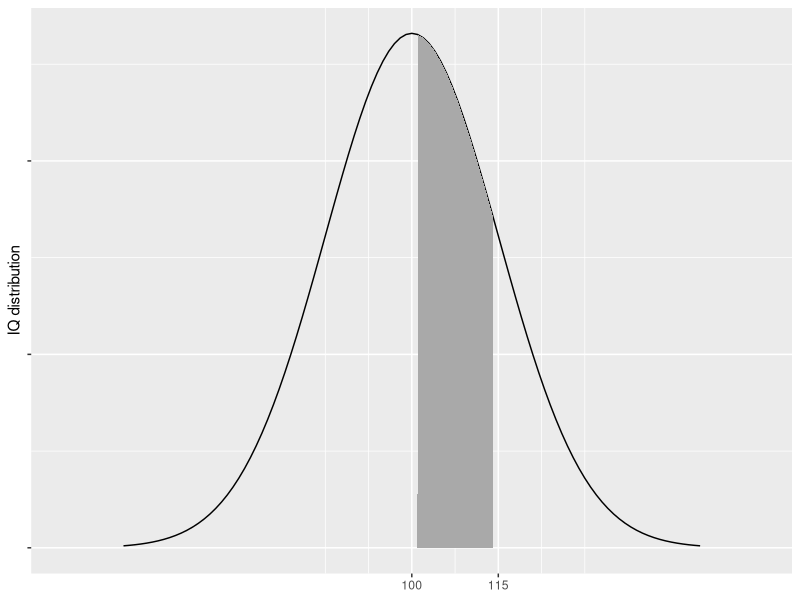
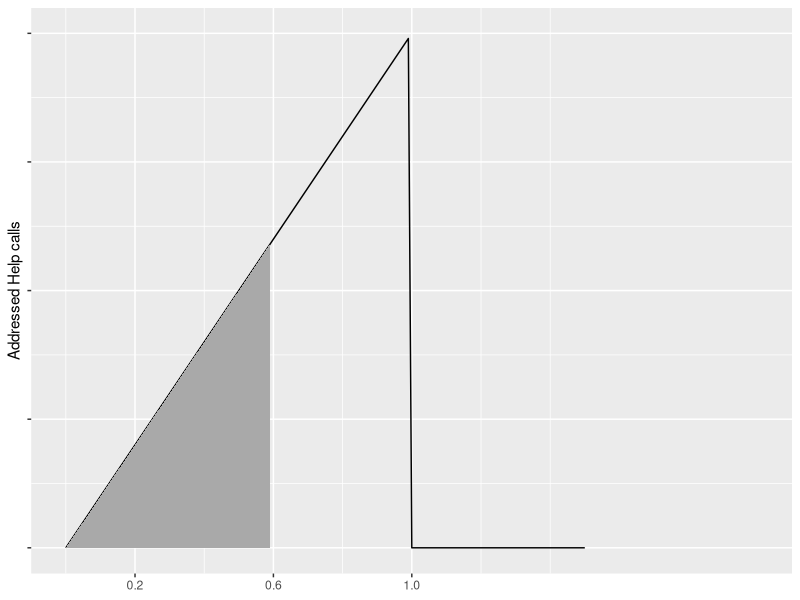
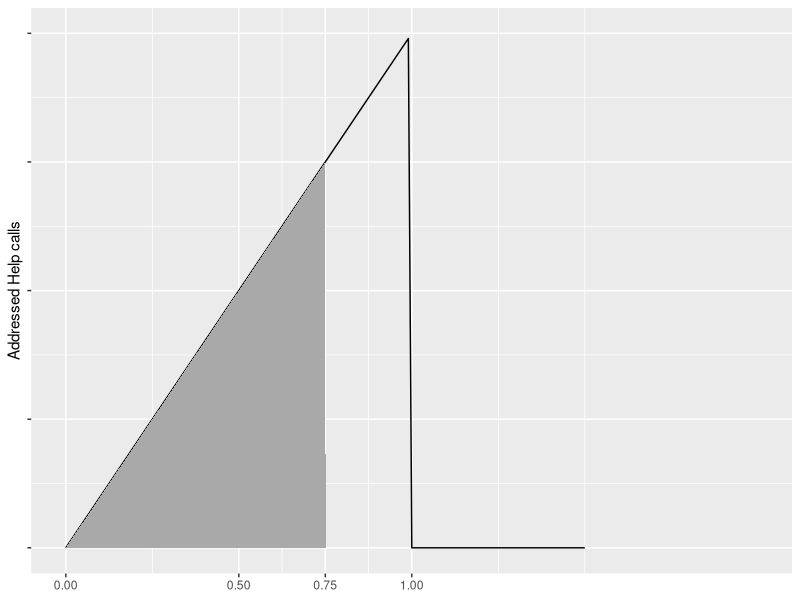
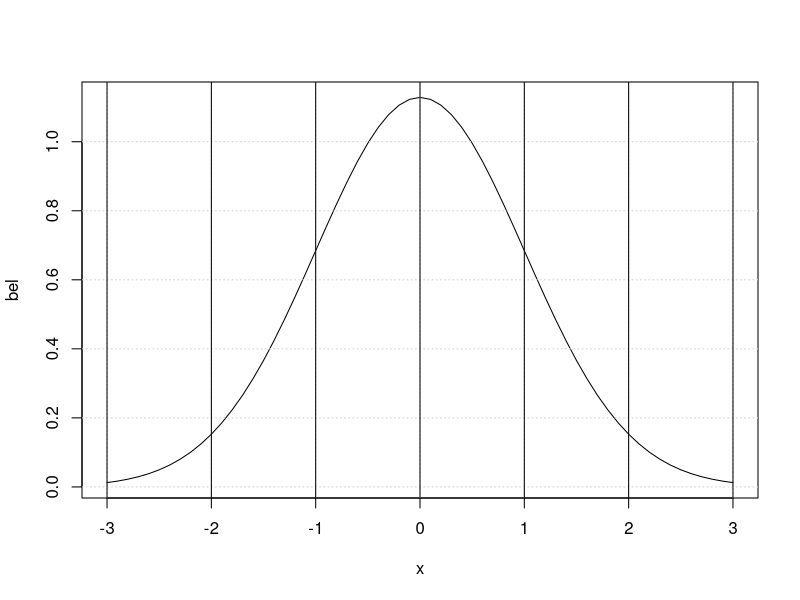
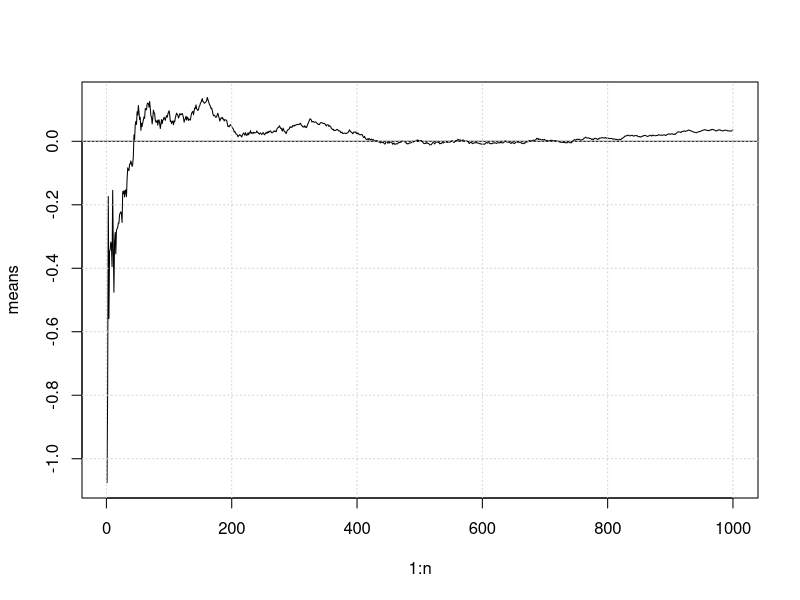
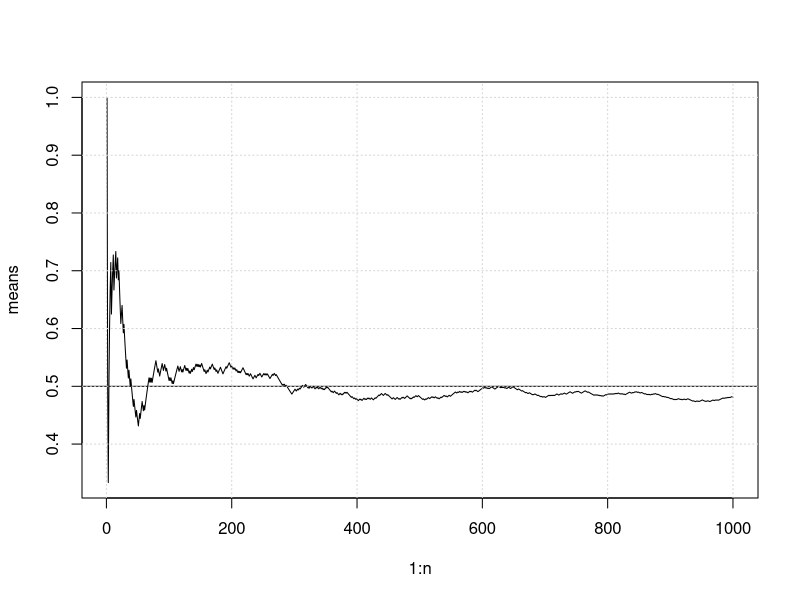
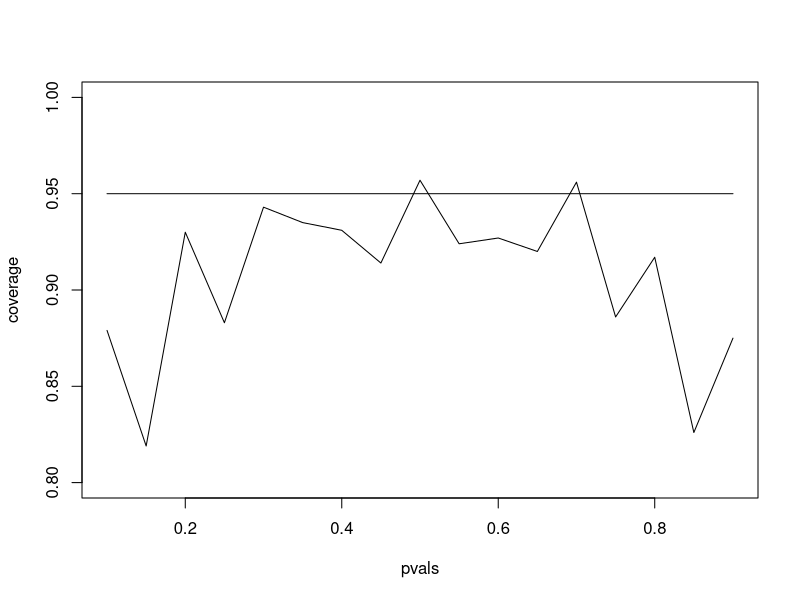
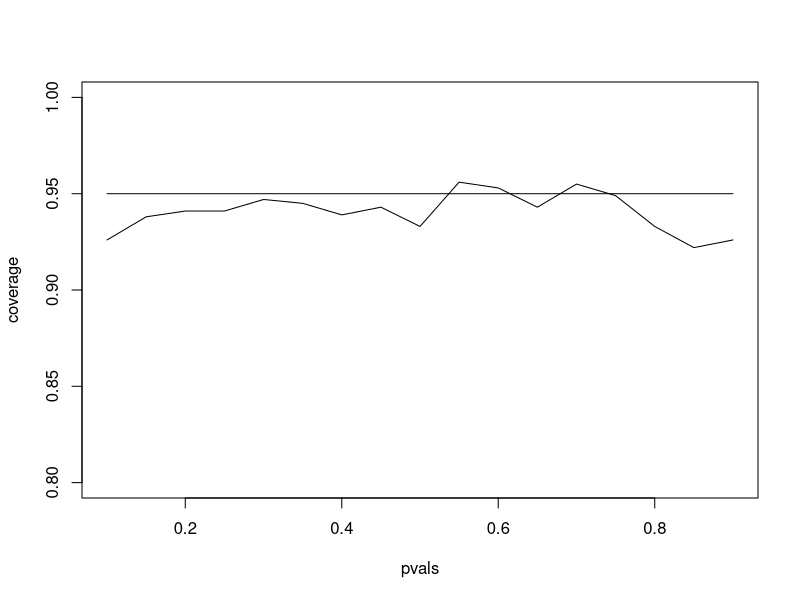

The R script that drew these images, in order:
## ---- chunk 1
knitr::opts_chunk$set(echo = TRUE,fig.align = 'center')
library(ggplot2)
## ---- chunk 2
x <-  seq(50, 150,1)
dat <-  data.frame(x, y=dnorm(x,100,15))
ggplot(data = dat, mapping = aes(x = x, y = y)) +
  geom_line()+
  geom_area(mapping = aes(x = ifelse(x>100 & x< 115 , x, 0)), fill = "darkgrey") +
  scale_x_continuous(limits=c(40,160), breaks = c(100,115))+
  scale_y_continuous(labels = NULL)+
  ylab("IQ distribution")+
  xlab(NULL)
## ---- chunk 3
x <- seq(-0.5,1.5,0.01)
dat <- data.frame(x,y=ifelse(x< 1 , 2*x, 0))
ggplot(data=dat, mapping = aes(x=x,y=y))+
  geom_line()+
  geom_area(mapping = aes(x = ifelse(x>0.2 & x<= 0.6 , x, 0)), fill = "darkgrey")+
  scale_x_continuous(limits=c(0,2), breaks = c(0.2,0.6,1))+
  scale_y_continuous(labels = NULL, limits=c(0,2))+
  ylab("Addressed Help calls")+
  xlab(NULL)
## ---- chunk 4
0.75*1.5/2
pbeta(0.75,2,1)
## ---- chunk 5
ggplot(data=dat, mapping = aes(x=x,y=y))+
  geom_line()+
  geom_area(mapping = aes(x = ifelse(x<= 0.75 , x, 0)), fill = "darkgrey")+
  scale_x_continuous(limits=c(0,2), breaks = c(0,0.5,0.75,1))+
  scale_y_continuous(labels = NULL, limits=c(0,2))+
  ylab("Addressed Help calls")+
  xlab(NULL)
## ---- chunk 6
pbeta(c(0.4, 0.5, 0.6), 2, 1)
## ---- chunk 7
sqrt(0.5)
## ---- chunk 8
qbeta(0.5,2,1)
## ---- chunk 9
x <- seq(-3,3,by=0.1)
bel <- 2*pi^(-1/2)*exp(-x^2/2)
plot(x,bel, type = "l")
grid()
abline(v=c(-3,-2,-1,0,1,2,3))
## ---- chunk 10
1-pnorm(1160,1020,50)
# or pnorm(1160,1020,50, lower.tail=FALSE)
1-pnorm(2.8)
## ---- chunk 11
qnorm(0.75,1020,50)
## ---- chunk 12
ppois(3, lambda = 2.5*4)
## ---- chunk 13
pbinom(2, size = 500, prob = 0.01)
## ---- chunk 14
ppois(2, lambda = 500*0.01)
## ---- chunk 15
n <- 1000
means <- cumsum(rnorm(n))/(1:n)
plot(1:n,means, type="l")
abline(h=0)
grid()
## ---- chunk 16
means <- cumsum(sample(0:1,n,replace = TRUE))/(1:n) 
plot(1:n,means, type="l")
abline(h=0.5)
grid()
## ---- chunk 17
round(1/sqrt(10^(1:6)),3)
## ---- chunk 18
0.56 + c(-1,1)*qnorm(0.975)*sqrt(0.56*0.44/100)
## ---- chunk 19
binom.test(56,100)$conf.int
## ---- chunk 20
n <- 20
pvals <- seq(0.1,0.9,by=0.05)
nosim <- 1000
coverage <- sapply(pvals, function(p) {
  phats <- rbinom(nosim, prob = p,size = n)/n
  ll <- phats-qnorm(0.975)*sqrt(phats*(1-phats)/n)
  ul <- phats+qnorm(0.975)*sqrt(phats*(1-phats)/n)
  mean(ll<p & ul>p)
})
plot(pvals, coverage, type = "l", ylim=c(0.8,1))
lines(pvals,rep(0.95,length(pvals)))
## ---- chunk 21
n <- 100
pvals <- seq(0.1,0.9,by=0.05)
nosim <- 1000
coverage <- sapply(pvals, function(p) {
  phats <- rbinom(nosim, prob = p,size = n)/n
  ll <- phats-qnorm(0.975)*sqrt(phats*(1-phats)/n)
  ul <- phats+qnorm(0.975)*sqrt(phats*(1-phats)/n)
  mean(ll<p & ul>p)
})
plot(pvals, coverage, type = "l", ylim=c(0.8,1))
lines(pvals,rep(0.95,length(pvals)))
## ---- chunk 22
n <- 20
pvals <- seq(0.1,0.9,by=0.05)
nosim <- 1000
coverage <- sapply(pvals, function(p) {
  phats <- (rbinom(nosim, prob = p,size = n)+2)/(n+4)
  ll <- phats-qnorm(0.975)*sqrt(phats*(1-phats)/n)
  ul <- phats+qnorm(0.975)*sqrt(phats*(1-phats)/n)
  mean(ll<p & ul>p)
})
plot(pvals, coverage, type = "l", ylim=c(0.8,1))
lines(pvals,rep(0.95,length(pvals)))
## ---- chunk 23
x <- 5
t <- 94.32
lambda <- x/t
round(lambda+c(1,-1)*qnorm(0.975)*sqrt(lambda/t), 3)
## ---- chunk 24
poisson.test(x,T=94.32)$conf
## ---- chunk 25
lambdavalues <- seq(0.005,0.1,by=0.01)
nosim <- 1000
t <- 100
coverage <- sapply(lambdavalues, function(lambda){
  lhats <- rpois(nosim,lambda=lambda*t)/t
  ll <- lhats-qnorm(0.975)*sqrt(lhats/t)
  ul <- lhats+qnorm(0.975)*sqrt(lhats/t)
  mean(ll< lambda & ul > lambda)
})
plot(lambdavalues, coverage, type = "l", ylim = c(0, 1.1))
lines(lambdavalues,rep(0.95,length(lambdavalues)))
## ---- chunk 26
lambdavalues <- seq(0.005,0.1,by=0.01)
nosim <- 1000
t <- 1000
coverage <- sapply(lambdavalues, function(lambda){
  lhats <- rpois(nosim,lambda=lambda*t)/t
  ll <- lhats-qnorm(0.975)*sqrt(lhats/t)
  ul <- lhats+qnorm(0.975)*sqrt(lhats/t)
  mean(ll< lambda & ul > lambda)
})
plot(lambdavalues, coverage, type = "l", ylim = c(0, 1.1))
lines(lambdavalues,rep(0.95,length(lambdavalues)))
